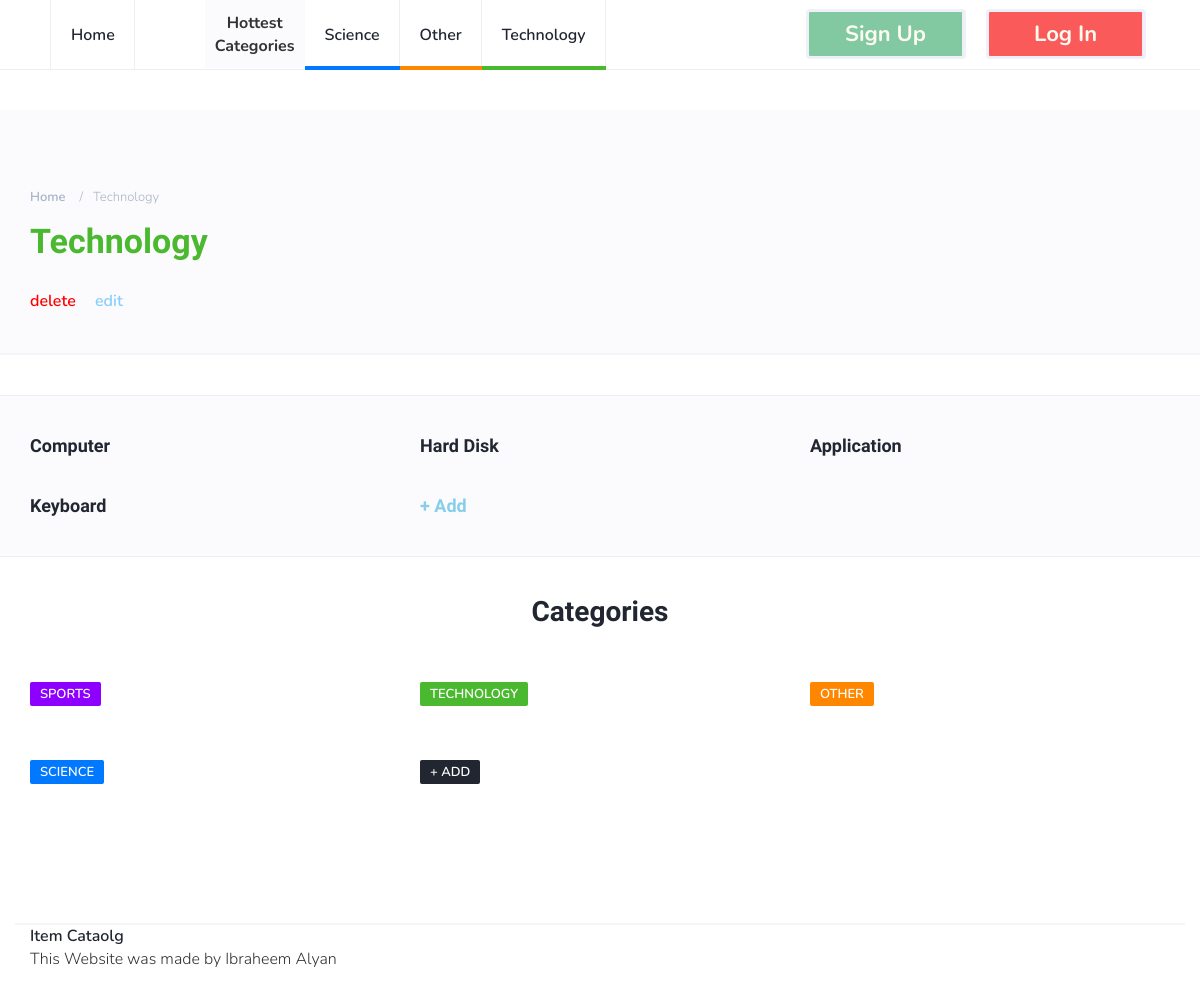
The page /catalog/Technology/items (signed in) on the database as committed earlier.
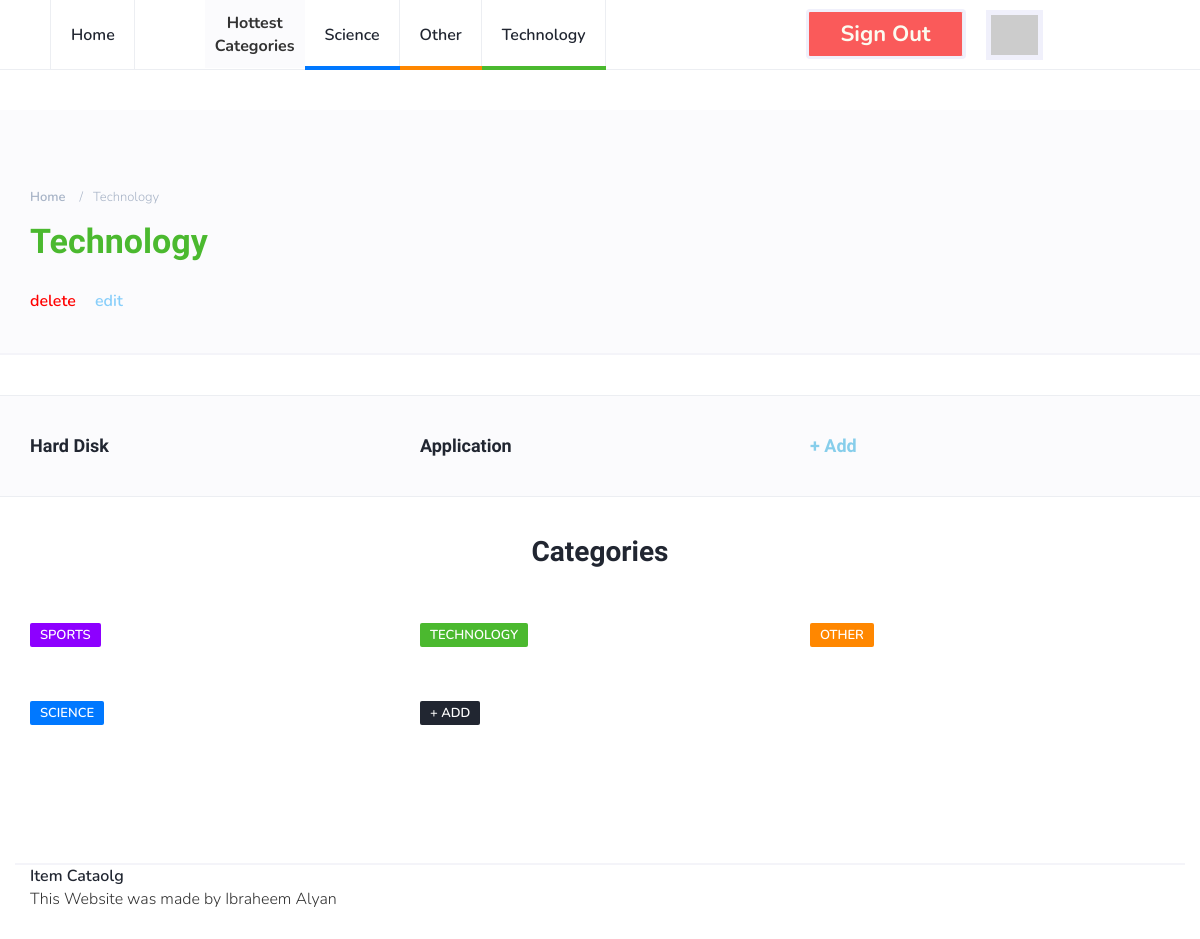
The same page on the database as committed later.
### database_setup.py (models this page shows, shortened)
class Category(Base):
    __tablename__ = 'category'
    id = Column(Integer, primary_key=True)
    name = Column(String(80), nullable=False)

class Item(Base):
    __tablename__ = 'item'
    id = Column(Integer, primary_key=True)
    title = Column(String(100), nullable=False)
    description = Column(String(1000), nullable=False)
    author_id = Column(Integer, ForeignKey('user.id'))
    author = relationship(User)
    cat_id = Column(Integer, ForeignKey('category.id'))
    category = relationship(Category, single_parent=True)

### project.py (the view)
@app.route('/catalog/<string:cat_name>/items')
def view_category_items(cat_name):
    db = DBSession()
    top_cats = db.query(Category).order_by(desc(Category.id)).limit(3)
    categories = db.query(Category)
    category = None
    items = None
    try:
        category = db.query(Category).filter_by(name=cat_name).one()
    except NoResultFound:
        db.close()
        statment = ('🙁 looks like we don\'t have a category named "' +
                    cat_name + '" . <br> But you can <a href=' +
                    '"/catalog/new-category" style="font-size:39px">' +
                    'Create your own 😃</a>')
        return render_template('status_message.html', statment=statment, server_url=server_url)
    items = db.query(Item).filter_by(cat_id=category.id)
    if 'signed' not in session:
        session['signed'] = False
    if session['signed']:
        template = render_template(
                            "category.html",
                            items=items,
                            categories=categories,
                            delete_url=(str(request.path)[:-6] + "/delete"),
                            edit_url=(str(request.path)[:-6] + "/edit"),
                            top_categories=top_cats,
                            category=category,
                            user_dict=session["user_data_dict"],
                            server_url=server_url)
        db.close()
        return template
    template = render_template("category.html",
                               items=items,
                               categories=categories,
                               delete_url=(str(request.path)[:-6] + "/delete"),
                               edit_url=(str(request.path)[:-6] + "/edit"),
                               top_categories=top_cats,
                               category=category,
                               server_url=server_url)
    db.close()
    return template

### templates/category.html
{% extends "main.html" %}
{% block content %}
		<div class="page-header" style="margin-top:40px;padding-bottom:40px;">
			<div class="container">
				<div class="row">
					<div class="col-md-10">
						<ul class="page-header-breadcrumb">
							<li><a href="{{server_url}}">Home</a></li>
							<li>{{ category.name }}</li>
						</ul>
						<h1 class="cat-{{ ((category.id + 2 ) % 4) + 1 }}-title">{{ category.name }}</h1>
					</div>
				</div>
				<div style="padding-top:30px">
		        <a href="{{ delete_url }}" style="padding-right: 15px; color: red;"> delete </a>
		        <a href="{{ edit_url }}" style="color: lightskyblue;"> edit </a>
		    </div>
			</div>
		</div>
		<div class="section">
		</div>
		<div class="section section-grey">
			<div class="container">
				<div class="row">
					{% for i in items %}
					<div class="col-md-4">
						<div class="post">
							<div class="post-body">
								<h3 class="post-title"><a href="{{ server_url + 'catalog/' + i.category.name + '/' + i.title }}"> {{ i.title }} </a></h3>
							</div>
						</div>
					</div>
					{% endfor %}
					<div class="col-md-4">
						<div class="post">
							<div class="post-body">
								<h3 class="post-title"><a href="{{server_url}}catalog/new-item?cc={{category.id}}" style="color:skyblue"> + Add </a></h3>
							</div>
						</div>
					</div>
				</div>
			</div>
		</div>
{% endblock %}

### templates/main.html (shortened to what this page needs)
<!DOCTYPE html>
<html lang="en">
	<head>
		<link type="text/css" rel="stylesheet" href="{{server_url}}css/bootstrap.min.css"/>
		<link rel="stylesheet" href="{{server_url}}css/font-awesome.min.css">
		<link type="text/css" rel="stylesheet" href="{{server_url}}css/style.css"/>
    </head>
	<body>
		<header id="header">
			<div id="nav">
				<div id="nav-fixed">
					<div class="container">
						<ul class="nav-menu nav navbar-nav">
							<li><a href="{{server_url}}">Home</a></li>
							<li id="sep"> Hottest <br> Categories </li>
							{% for c in top_categories %}
							<li class="cat-{{ ((c.id + 2 ) % 4) + 1 }}"><a href="{{ server_url + 'catalog/' + c.name + '/items' }}">{{ c.name }}</a></li>
							{% endfor %}
              {% if not user_dict %}
              <li><a href="{{ url_for('internal_sign_up', _external = True ) }}" class="btn green" style="padding:12px 15px 12px 15px;">Sign up</a></li>
              <li><a href="{{ url_for('login', _external = True ) }}" class="btn red" style="padding:12px 15px 12px 15px;margin-left:20px">Log in</a></li>
              {% else %}
              <li><a href="{{ url_for('revoke', _external = True ) }}" class="btn red" style="padding: 12px 15px 12px 15px;">Sign out</a></li>
							<li><img src="{{ user_dict['picture'] }}" id="profile_img"></li>
              {% endif %}
            </ul>
					</div>
				</div>
			</div>
		</header>
    {% block content %}
    {% endblock %}
		<div class="section">
			<div class="container">
				<div class="row">
					<div class="col-md-12">
						<div class="section-title text-center">
							<h2>Categories</h2>
						</div>
					</div>
					{% for c in categories %}
					<div class="col-md-4">
						<div class="post">
							<div class="post-body">
								<div class="post-meta">
									<a class="post-category cat-{{ ((c.id + 2 ) % 4) + 1 }}" href="{{ server_url+'catalog/' + c.name + '/items' }}">{{ c.name }}</a>
								</div>
							</div>
						</div>
					</div>
					{% endfor %}
					<div class="col-md-4">
						<div class="post">
							<div class="post-body">
								<div class="post-meta">
									<a class="post-category" href="{{server_url}}catalog/new-category"> + Add </a>
								</div>
							</div>
						</div>
					</div>
				</div>
			</div>
		</div>
		<footer id="footer">
			<div class="container">
							<ul class="footer-nav">
								<li><a href="{{server_url}}">Item Cataolg</a></li>
							</ul>
							<div class="post-body">
								This Website was made by Ibraheem Alyan
							</div>
						</div>
		</footer>
	</body>
</html>

Rows that differ between the two databases and show on the page:
removed Item: title "Computer"
no longer on this page (row edited): Item: title "Keyboard"
Other text that changed with them:
text no longer shown: "Sign Up Log In"
text now shown: "Sign Out"
